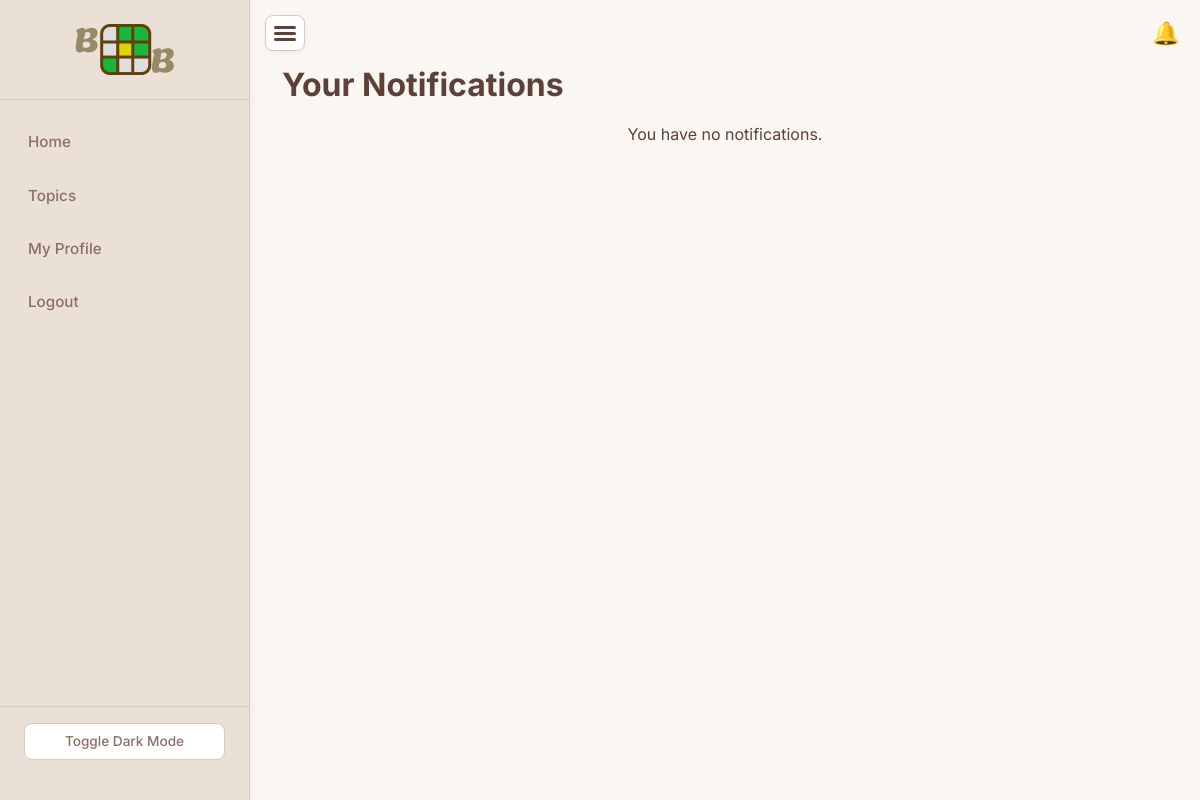
The app's page /notifications (signed in), older data.
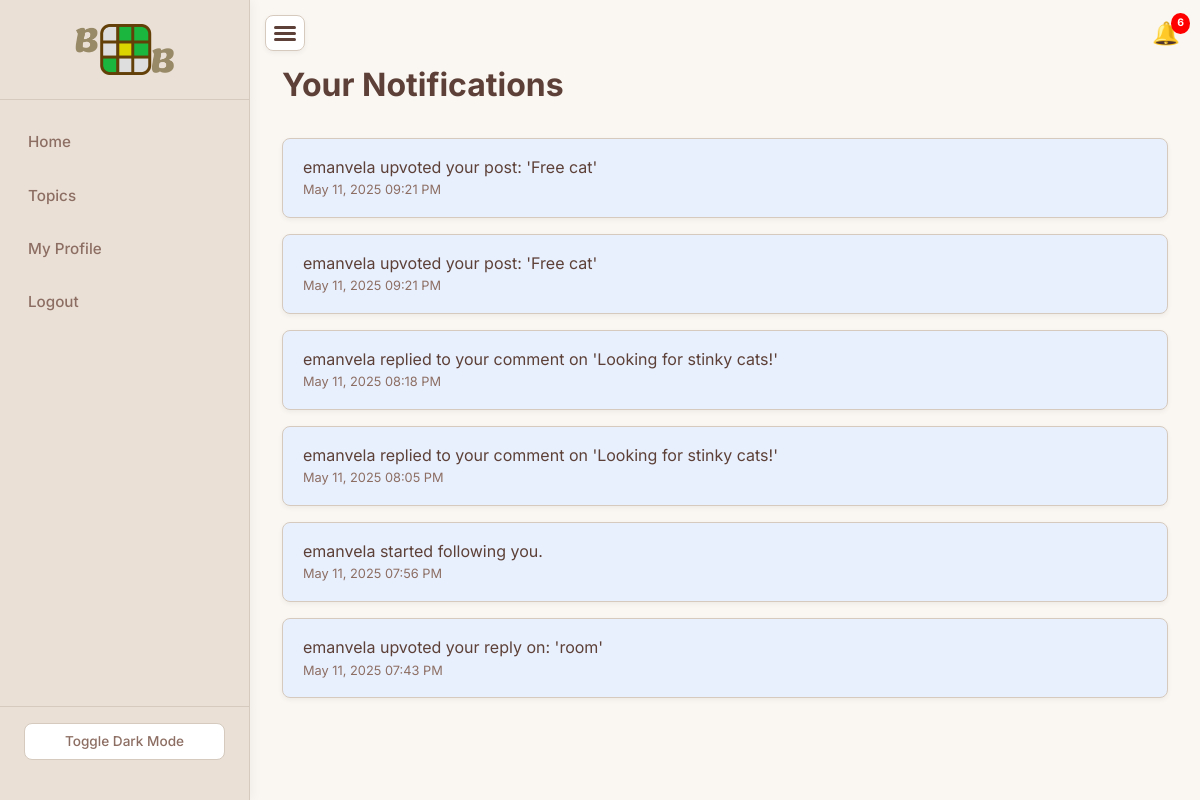
The same page, newer data.
### app/models.py (models this page shows, shortened)
class Notification(db.Model):
    id = db.Column(db.Integer, primary_key=True)
    user_id = db.Column(db.Integer, db.ForeignKey('user.id'), nullable=False)
    message = db.Column(db.String(255), nullable=False)
    timestamp = db.Column(db.DateTime, default=datetime.utcnow)
    is_read = db.Column(db.Boolean, default=False)
    user = db.relationship('User', backref='notifications')

### app/routes.py (the view)
@main.route('/notifications')
@login_required
def notifications():
    notifications = Notification.query.filter_by(user_id=current_user.id).order_by(Notification.timestamp.desc()).all()
    unread_ids = [n.id for n in notifications if not n.is_read]
    for n in notifications:
        if not n.is_read:
            n.is_read = True
    db.session.commit()
    return render_template('notifications.html', notifications=notifications, unread_ids=unread_ids, title="Your Notifications")

### app/routes.py (called while the page is built)
@login_manager.user_loader
def load_user(user_id):
    return User.query.get(int(user_id))

@main.app_context_processor
def inject_notification_count():
    if current_user.is_authenticated:
        count = Notification.query.filter_by(user_id=current_user.id, is_read=False).count()
        return dict(unread_notifications_count=count)
    return dict(unread_notifications_count=0)

### app/templates/notifications.html (shortened to what this page needs)
{% extends "base.html" %}
{% block content %}
<h1>Your Notifications</h1>
{% if notifications %}
    <ul class="notification-list">
        {% for note in notifications %}
            <li class="notification-item {% if note.id in unread_ids %}unread-temp{% else %}read{% endif %}">
                <div class="notification-message">
                    {% if note.post_id %}
                        <a href="{{ url_for('main.view_post', post_id=note.post_id) }}">{{ note.message }}</a>
                    {% else %}
                        {{ note.message }}
                    {% endif %}
                </div>
                <div class="notification-timestamp">{{ note.timestamp.strftime('%b %d, %Y %I:%M %p') }}</div>
            </li>
        {% endfor %}
    </ul>
{% else %}
    <p class="text-center text-muted">You have no notifications.</p>
{% endif %}
{% endblock %}

### app/templates/base.html (shortened to what this page needs)
<!DOCTYPE html>
<html lang="en">
<head>
    <link rel="stylesheet" href="{{ url_for('static', filename='styles.css') }}">
</head>
<body>
    <button id="sidebarToggleBtn" class="sidebar-toggle-btn" aria-label="Toggle sidebar">
        <span></span>
        <span></span>
        <span></span>
    </button>
        {% if current_user.is_authenticated %}
        <div class="notification-bell-wrapper">
            <a href="{{ url_for('main.notifications') }}" class="notification-bell">
                🔔
                {% if unread_notifications_count > 0 %}
                    <span class="notification-count">{{ unread_notifications_count }}</span>
                {% endif %}
            </a>
        </div>
        {% endif %}
    <aside class="sidebar">
        <div class="sidebar-header">
            <a href="{{ url_for('main.home_page') if current_user.is_authenticated else url_for('main.login') }}" class="sidebar-brand" style="display: flex; justify-content: center; align-items: center;">
                <img src="{{ url_for('static', filename='assets/Bobcat board logo Small.png') }}" alt="Bobcat Board" style="max-width: 100px; height: auto;">
            </a>
        </div>
        <ul class="sidebar-nav">
            {% if current_user.is_authenticated %}
                <li><a href="{{ url_for('main.home_page') }}" class="{{ 'active' if request.endpoint == 'main.home_page' else '' }}">Home</a></li>
                <li><a href="{{ url_for('main.topics_index') }}" class="{{ 'active' if request.endpoint == 'main.topics_index' or (topic and request.endpoint == 'main.view_topic') else '' }}">Topics</a></li>
                <li><a href="{{ url_for('main.my_profile') }}" class="{{ 'active' if request.endpoint == 'main.my_profile' or (user and user == current_user and request.endpoint == 'main.user_profile') else '' }}">My Profile</a></li>
                <li><a href="{{ url_for('main.logout') }}">Logout</a></li>
            {% else %}
                <li><a href="{{ url_for('main.login') }}" class="{{ 'active' if request.endpoint == 'main.login' else '' }}">Login</a></li>
                <li><a href="{{ url_for('main.register') }}" class="{{ 'active' if request.endpoint == 'main.register' else '' }}">Register</a></li>
            {% endif %}
        </ul>
        <div class="sidebar-footer">
            <button id="darkModeToggleBtn" class="dark-mode-toggle-btn">Toggle Dark Mode</button>
        </div>
    </aside>
    <main class="main-content">
        <div class="main-content-inner-container">
            {% block content %}{% endblock %}
        </div>
    </main>
</body>
</html>

Row changes from the older to the newer data that the page shows:
added Notification: message "emanvela upvoted your post: 'Free cat'", timestamp "May 11, 2025 09:21 PM"
added Notification: message "emanvela upvoted your post: 'Free cat'", timestamp "May 11, 2025 09:21 PM"
added Notification: message "emanvela replied to your comment on 'Looking for stinky cats!'", timestamp "May 11, 2025 08:18 PM"
added Notification: message "emanvela replied to your comment on 'Looking for stinky cats!'", timestamp "May 11, 2025 08:05 PM"
added Notification: message "emanvela started following you.", timestamp "May 11, 2025 07:56 PM"
added Notification: message "emanvela upvoted your reply on: 'room'", timestamp "May 11, 2025 07:43 PM"
Text that changed along with them:
{{ unread_notifications_count }}: (not shown) → "6"
text no longer shown: "You have no notifications."
